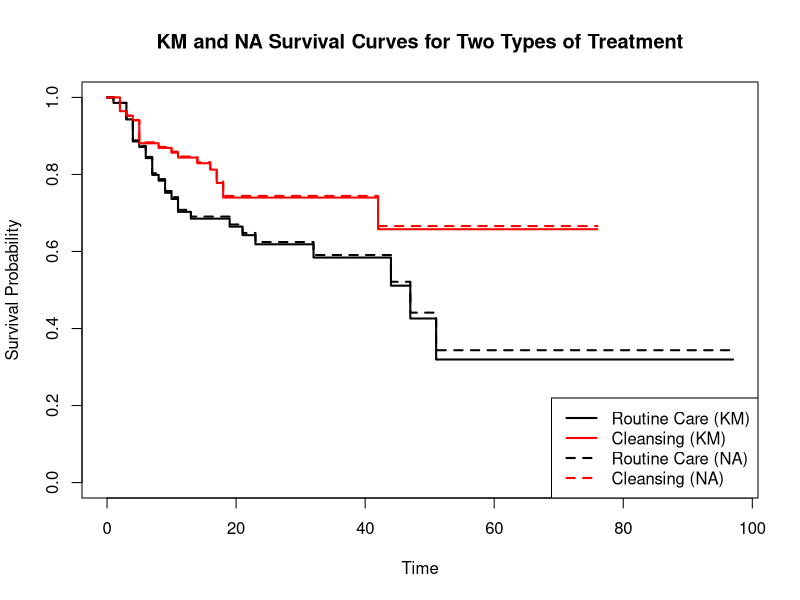
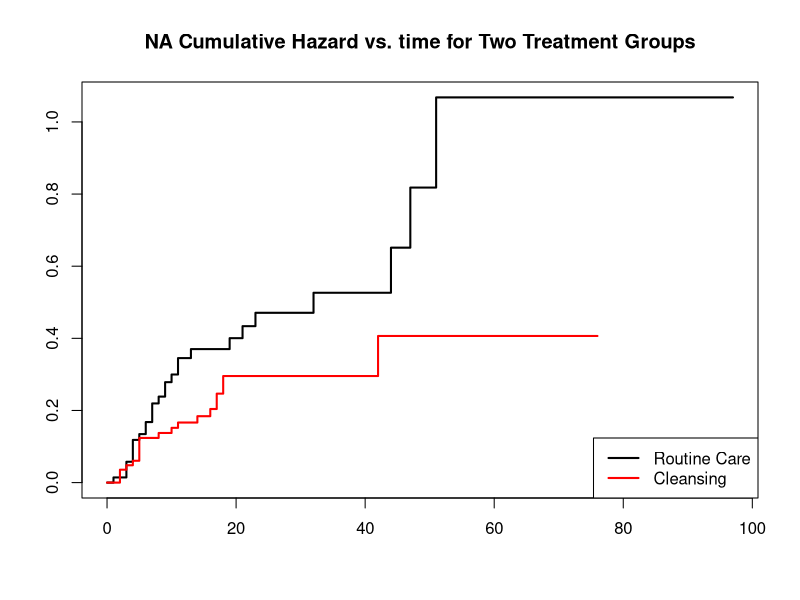
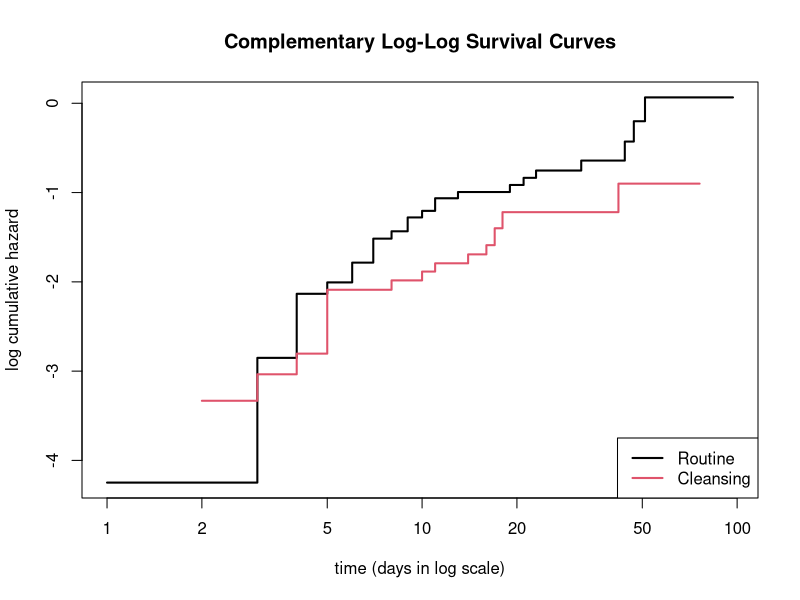
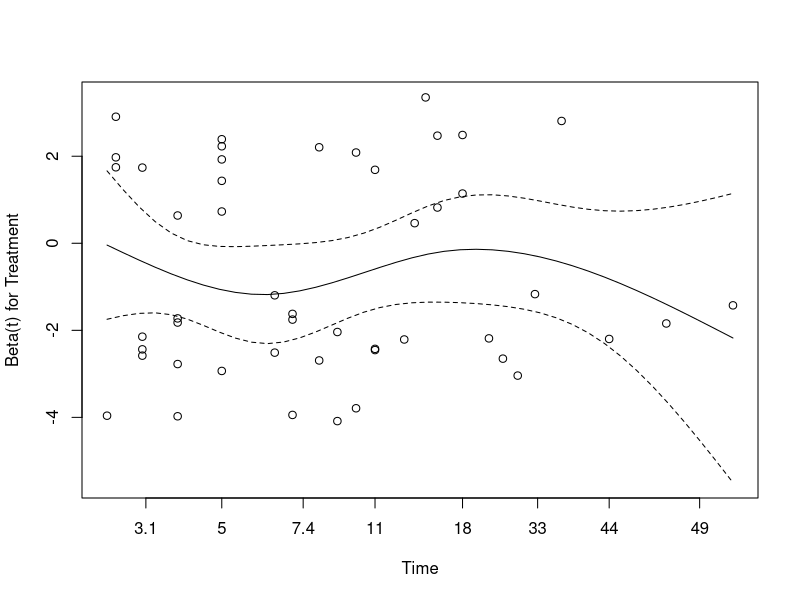
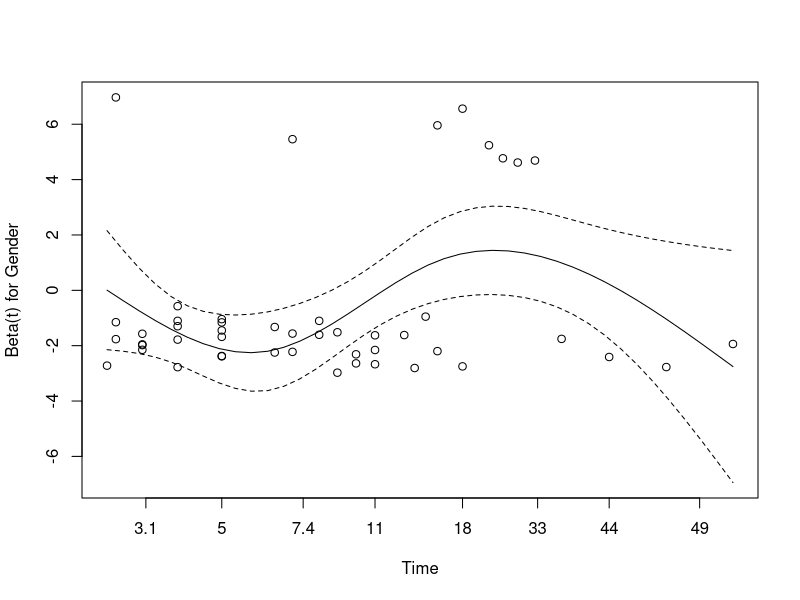
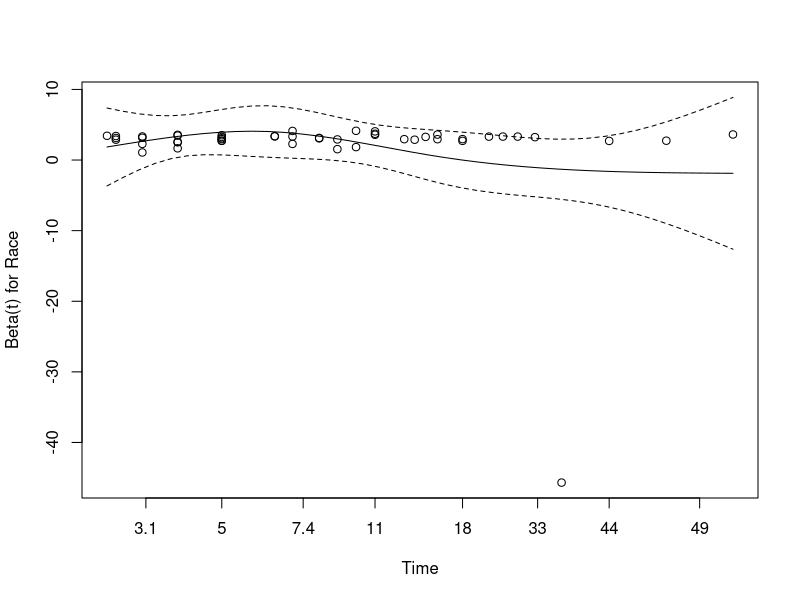
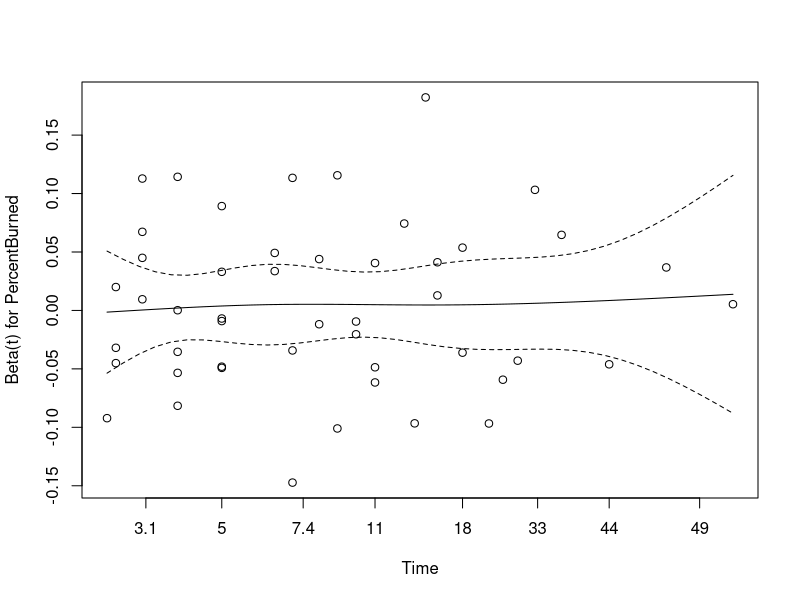
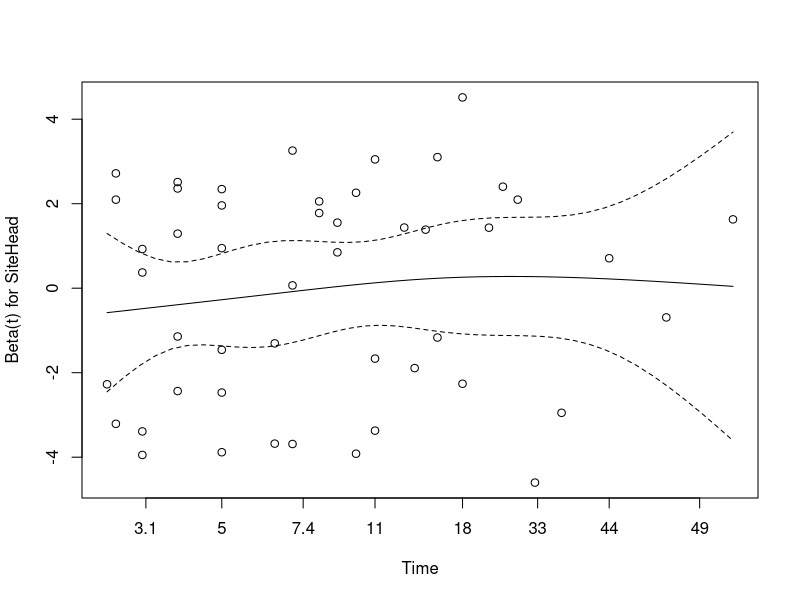

Write R code to recreate these figures, in order. (Note: this script raises an error after producing the figures.)

################## Data Cleaning ################################

# load necessary libraries
library(KMsurv)
library(survival)
library(MASS)
library(car)

# load burn data
data(burn)

# burn dataframe with new names
burn1 <- burn
burn1 <- data.frame(burn1,Treatment=factor(burn1$Z1,labels=c("Routine","Cleansing")))
burn1 <- data.frame(burn1,Gender=factor(burn1$Z2,labels=c("Male","Female")))
burn1 <- data.frame(burn1,Race=factor(burn1$Z3,labels=c("Nonwhite","White")))
burn1 <- data.frame(burn1,PercentBurned=burn1$Z4)
burn1 <- data.frame(burn1,SiteHead=factor(burn1$Z5,labels=c("NotBurned","Burned")))
burn1 <- data.frame(burn1,SiteButtock=factor(burn1$Z6,labels=c("NotBurned","Burned")))
burn1 <- data.frame(burn1,SiteTrunk=factor(burn1$Z7,labels=c("NotBurned","Burned")))
burn1 <- data.frame(burn1,SiteUpperLeg=factor(burn1$Z8,labels=c("NotBurned","Burned")))
burn1 <- data.frame(burn1,SiteLowerLeg=factor(burn1$Z9,labels=c("NotBurned","Burned")))
burn1 <- data.frame(burn1,SiteRespTract=factor(burn1$Z10,labels=c("NotBurned","Burned")))
burn1 <- data.frame(burn1,BurnType=factor(burn1$Z11,labels=c("Chemical","Scald","Electric","Flame")))

# remove unuseful columns
burn1 <- burn1[, -c(2:12)]

################## KM and NA surv ###############################

# Create the survival object
burn1.surv <- Surv(burn1$T3, burn1$D3)

# Fit KM and NA curves
KMcurves <- survfit(burn1.surv ~ Treatment, data = burn1)
NAcurves <- survfit(burn1.surv ~ Treatment, type = "fleming-harrington", data = burn1)

# Plot the KM curves
plot(KMcurves, col = c("black", "red"), lwd = 2, lty = 1, xlab = "Time", ylab = "Survival Probability", 
     main = "KM and NA Survival Curves for Two Types of Treatment")

# Add the NA curves
lines(NAcurves, col = c("black", "red"), lwd = 2, lty = 2)

# Add a legend
legend("bottomright", 
       legend = c("Routine Care (KM)", "Cleansing (KM)", "Routine Care (NA)", "Cleansing (NA)"),
       col = c("black", "red", "black", "red"), 
       lty = c(1, 1, 2, 2), 
       lwd = 2)

# Plot NA cumulative hazard vs time
plot(NAcurves, col = c("black", "red"), lwd = 2, fun = "cumhaz")
title("NA Cumulative Hazard vs. time for Two Treatment Groups")
legend("bottomright", c("Routine Care", "Cleansing"), col = c("black", "red"), lwd = 2)


# Plot complimentary log-log survival vs. log time
plot(NAcurves, fun = "cloglog", col = 1:2, lwd = 2, xlab = "time (days in log scale)", ylab = "log cumulative hazard")
legend("bottomright", legend = levels(burn1$Treatment), col = 1:2, lwd = 2)
title("Complementary Log-Log Survival Curves")

################## Cox Model ###############################
# Construct Cox model on all time-independent predictors
fit_independent <- coxph(burn1.surv ~ Treatment + Gender + Race + PercentBurned +
                           SiteHead + SiteButtock + SiteTrunk +
                           SiteUpperLeg + SiteLowerLeg + SiteRespTract, 
                         data = burn1)

fit_stratified <- coxph(burn1.surv ~ Treatment + Gender + Race + PercentBurned + 
                          SiteHead + SiteButtock + SiteTrunk +
                          SiteUpperLeg + SiteLowerLeg + strata(SiteRespTract),
                        data = burn1)


################## Cox Model ###############################
# Summarize the model
summary(fit_independent)
summary(fit_stratified)

# Check proportional hazards assumption
cox.zph(fit_independent)
cox.zph(fit_stratified)
# seems to me that in the unstratified model, SiteRespTract violated the PH assumption 


# Plot Schoenfeld residuals to assess proportional hazards assumption
plot(cox.zph(fit_independent))
plot(cox.zph(fit_stratified))
# schoenfeld residual not look too bad

# compare 2 models
anova(fit_independent, fit_stratified, test = "LRT")
AIC(fit_independent, fit_stratified)

# stratified better

# use drop1 to test which to drop
drop1(fit_stratified, test = "Chisq")

# drop 1 result indicate a only treatment and race matters, multicliearity? 

# check for multicolinearity
vif(fit_stratified)
# no significant multicoliearity was detected

# use stratified, drop unsignificant variables
fit_refined <- coxph(burn1.surv ~ Treatment + Gender + Race + strata(SiteRespTract), 
                     data = burn1)
summary(fit_refined)

# recheck proprtional assumption -- passed

################## Model Checking ###############################
# Schoenfeld residuals to test for proportionality via cox.zph
cox_zph <- cox.zph(fit_refined)

# Plot Schoenfeld residuals for each covariate
par(mfrow = c(2, 2))  # Adjust plot layout
plot(cox_zph[1], main = "Schoenfeld Residuals for Treatment")
plot(cox_zph[2], main = "Schoenfeld Residuals for Gender")
plot(cox_zph[3], main = "Schoenfeld Residuals for Race")
# Reset plotting layout
par(mfrow = c(1, 1))



# Predicted cumulative hazards for each individual
cum_haz <- predict(fit_refined, type = "expected")
# Cox-Snell residuals
cox_snell_residuals <- cum_haz
# Create a survival object for Cox-Snell residuals
surv_coxsnell <- Surv(cox_snell_residuals, burn1$D3)

# Fit the survival model
fit_coxsnell <- survfit(surv_coxsnell ~ 1)

# Plot cumulative hazard
plot(fit_coxsnell, fun = "cumhaz",
     xlab = "Cox-Snell Residuals", ylab = "Cumulative Hazard",
     main = "Cumulative Hazard of Cox-Snell Residuals")
abline(0, 1, col = "red", lty = 3)  # Reference line for goodness-of-fit




# Martingale residuals to assess nonlinearity
martingale_residuals <- residuals(fit_refined, type = "martingale")
linear_predictor <- predict(fit_refined, type = "lp")

plot(linear_predictor, martingale_residuals,
     xlab = "Linear Predictor", ylab = "Martingale Residuals",
     main = "Martingale Residuals vs. Linear Predictor")
abline(h = 0, col = "red", lty = 2)
text(linear_predictor, martingale_residuals,
     labels = 1:length(linear_predictor),  # Observation numbers as labels
     pos = 4, cex = 0.7, col = "black")    # Adjust position, size, and color



# Deviance residuals to detect outliers
deviance_residuals <- residuals(fit_refined, type = "deviance")

plot(linear_predictor, deviance_residuals,
     xlab = "Linear Predictor", ylab = "Deviance Residuals",
     main = "Deviance Residuals vs. Linear Predictor")
abline(h = 0, col = "red", lty = 2)
text(linear_predictor, deviance_residuals,
     labels = 1:length(linear_predictor),  # Observation numbers as labels
     pos = 4, cex = 0.7, col = "black")    # Adjust position, size, and color





# DFBETA values to check for influential observations
dfbeta_values <- residuals(fit_refined, type = "dfbeta")
# Extract covariate names from the model
covariate_names <- names(coef(fit_refined))
# Assign column names to dfbeta_values
colnames(dfbeta_values) <- covariate_names
# Plot DFBETA values by observation order for each covariate
par(mfrow = c(2, 2))  # Set up a 2x2 plotting grid
for (i in 1:ncol(dfbeta_values)) {
  # Plot DFBETA values
  plot(dfbeta_values[, i], 
       xlab = "Observation", ylab = "DFBETA",
       main = paste("DFBETA for", colnames(dfbeta_values)[i]))  # Customize points
  
  # Add reference line at 0
  abline(h = 0, col = "red", lty = 2)
  
  # Label each point with its observation number
  text(1:nrow(dfbeta_values), dfbeta_values[, i], 
       labels = 1:nrow(dfbeta_values), pos = 4, cex = 0.6, col = "black")
}

# identify interesting observations


